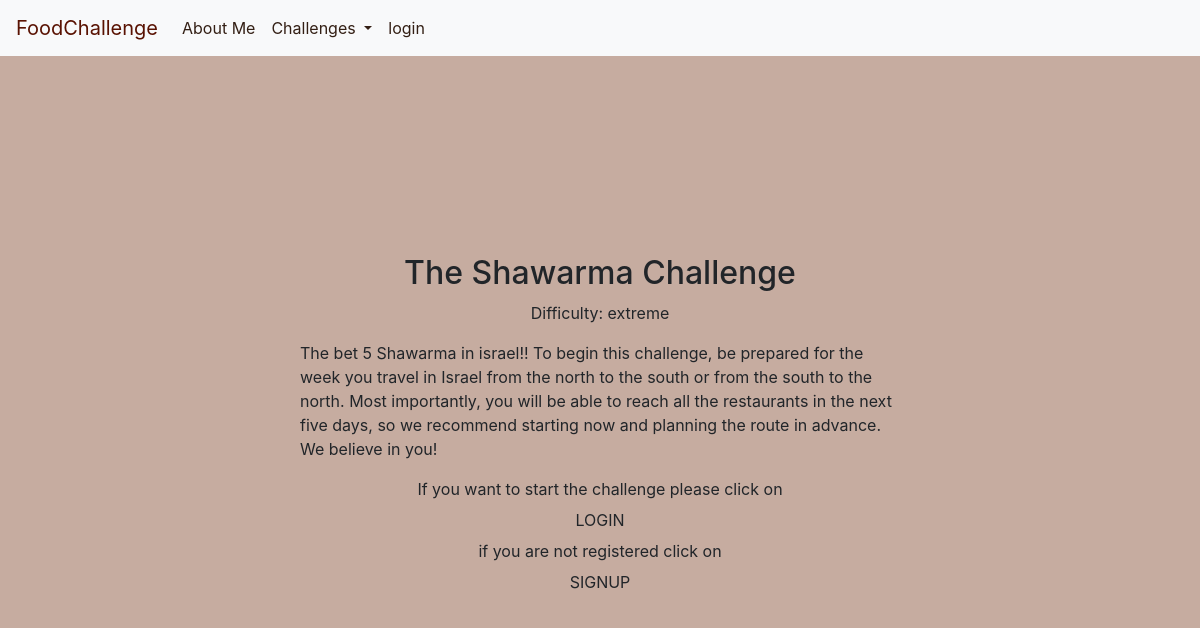
/select/7/, run on the app's committed database.
### core/models.py (models this page shows, shortened)
class Challenge(models.Model):
    name = models.CharField(max_length=200)
    summary = models.CharField(max_length=200)
    description = models.TextField()
    class Level(models.IntegerChoices):
        EASY = 1, "easy"
        MEDIUM = 2, "medium"
        HARD = 3, "hard"
        EXTREME = 4, "extreme"
    level = models.IntegerField(choices=Level.choices)

### core/views.py (the view)
# urls.py: path('select/<int:challenge_id>/', views.select, name='select'),
def select(request, challenge_id):
    c = Challenge.objects.get(id=challenge_id)
    in_challenge = False
    if request.user.is_authenticated:
        in_challenge = UserInChallenge.objects.filter(
            client=request.user.client,
            challenge_id=challenge_id
        ).exists()
    if request.method == 'POST':
        UserInChallenge.objects.create(
            client=request.user.client,
            challenge_id=challenge_id
        )
        in_challenge = True
    challenge_list = [
        "Chinese food challenge",
        "Vegan Instant",
        "Food Diggers",
        "Indian food challenge",
        "Special challenge for a limited time",
        "Jerusalem Challenge",
        "The Shawarma Challenge",
    ]
    context = {'object': c, 'in_challenge': in_challenge}
    return render(request, 'core/challenge_page.html', context)

### core/base_views.py (called while the page is built)
def challenge_list(request):
    challenge_list = [
        "Chinese food challenge",
        "Vegan Instant",
        "Food Diggers",
        "Indian food challenge",
        "Special challenge for a limited time",
        "Jerusalem Challenge",
        "The Shawarma Challenge",
    ]
    return {'challenge_list': challenge_list}

### core/templates/core/challenge_page.html
{% extends 'core/base.html' %}
{% block content %}
    <div class="challengePage">
        <div class="containers">
            <h2>{{ object.name }}</h2>
            <p>Difficulty: {{ object.get_level_display }}</p>
            <p class="description">{{ object.description }}</p>
            {% if user.is_authenticated %}
                {% if not in_challenge %}
                    <form method="post">
                        {% csrf_token %}
                        <input type="submit" value="START">
                    </form>
                {% else %}
                    <p>you already in challenge</p>
                {% endif %}
            {% else %}
                <a>If you want to start the challenge please click on</a>
                <a class="btn btn-login" href="{% url 'login' %}">LOGIN</a><a> if you are not registered click on</a>
                <a class="btn btn-signup " href="{% url 'client_create' %}">SIGNUP </a>
            {% endif %}
        </div>
    </div>
{% endblock %}

### core/static/css/style.css (style rules this page uses)
* { box-sizing: border-box; }
body, html { margin: 0; padding: 0; background: #c6aca0; }
.containers { min-height: calc(100vh - 57px); display: flex; justify-content: center; align-items: center; flex-direction: column; }
.description { width: 50vw; }

### data on the page
Challenge: name "The Shawarma Challenge", level "extreme", description "The bet 5 Shawarma in israel!! To begin this challenge, be prepared for the week you travel in Israel from the north to the south or from the south to the north. Most importantly, you will be able to reach all the restaurants in the next five days, so we recommend starting now and planning the route in advance. We believe in you!"
